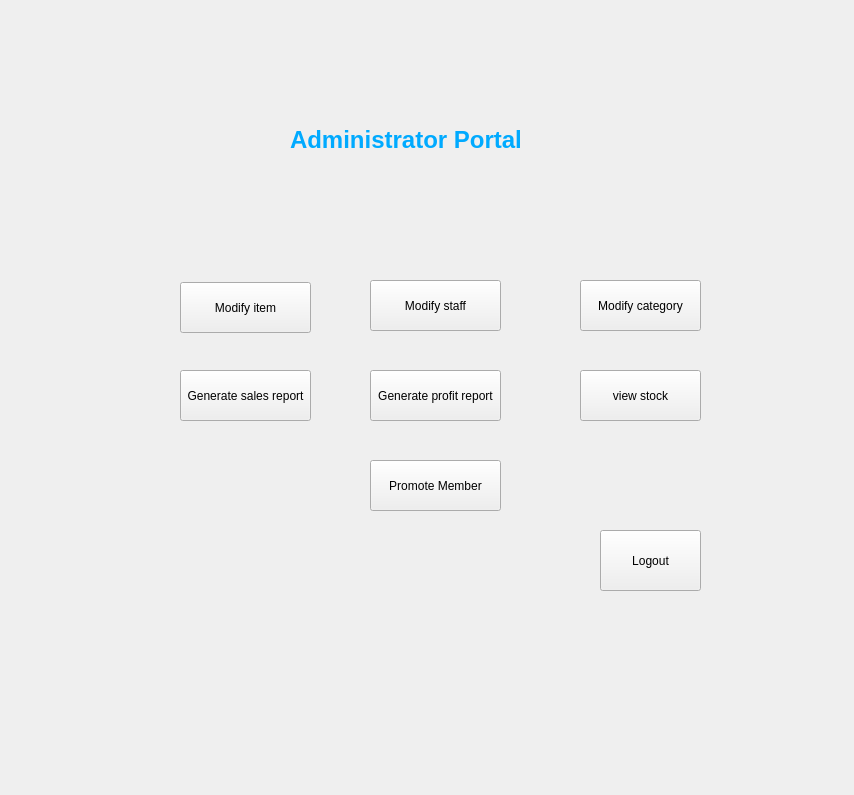
<?xml version="1.0" encoding="UTF-8"?>
<ui version="4.0">
 <class>AdminPortal</class>
 <widget class="QWidget" name="AdminPortal">
  <property name="geometry">
   <rect>
    <x>0</x>
    <y>0</y>
    <width>854</width>
    <height>795</height>
   </rect>
  </property>
  <property name="windowTitle">
   <string>AdminPortal</string>
  </property>
  <widget class="QPushButton" name="AdminGenerateSalesReport">
   <property name="geometry">
    <rect>
     <x>180</x>
     <y>370</y>
     <width>131</width>
     <height>51</height>
    </rect>
   </property>
   <property name="text">
    <string>Generate sales report</string>
   </property>
  </widget>
  <widget class="QPushButton" name="AdminGenerateProfitReport">
   <property name="geometry">
    <rect>
     <x>370</x>
     <y>370</y>
     <width>131</width>
     <height>51</height>
    </rect>
   </property>
   <property name="text">
    <string>Generate profit report</string>
   </property>
  </widget>
  <widget class="QPushButton" name="AdminModifyCategory">
   <property name="geometry">
    <rect>
     <x>580</x>
     <y>280</y>
     <width>121</width>
     <height>51</height>
    </rect>
   </property>
   <property name="text">
    <string>Modify category</string>
   </property>
  </widget>
  <widget class="QPushButton" name="AdminPromoteMember">
   <property name="geometry">
    <rect>
     <x>370</x>
     <y>460</y>
     <width>131</width>
     <height>51</height>
    </rect>
   </property>
   <property name="text">
    <string>Promote Member</string>
   </property>
  </widget>
  <widget class="QLabel" name="label">
   <property name="geometry">
    <rect>
     <x>290</x>
     <y>70</y>
     <width>481</width>
     <height>141</height>
    </rect>
   </property>
   <property name="text">
    <string>&lt;html&gt;&lt;head/&gt;&lt;body&gt;&lt;p&gt;&lt;span style=&quot; font-size:18pt; font-weight:600; color:#00aaff;&quot;&gt;Administrator Portal &lt;/span&gt;&lt;/p&gt;&lt;/body&gt;&lt;/html&gt;</string>
   </property>
  </widget>
  <widget class="QPushButton" name="AdminViewStock">
   <property name="geometry">
    <rect>
     <x>580</x>
     <y>370</y>
     <width>121</width>
     <height>51</height>
    </rect>
   </property>
   <property name="text">
    <string>view stock</string>
   </property>
  </widget>
  <widget class="QPushButton" name="adminModifyItem">
   <property name="geometry">
    <rect>
     <x>180</x>
     <y>282</y>
     <width>131</width>
     <height>51</height>
    </rect>
   </property>
   <property name="text">
    <string>Modify item</string>
   </property>
  </widget>
  <widget class="QPushButton" name="ADminModifyStaff">
   <property name="geometry">
    <rect>
     <x>370</x>
     <y>280</y>
     <width>131</width>
     <height>51</height>
    </rect>
   </property>
   <property name="text">
    <string>Modify staff</string>
   </property>
  </widget>
  <widget class="QPushButton" name="Logout">
   <property name="geometry">
    <rect>
     <x>600</x>
     <y>530</y>
     <width>101</width>
     <height>61</height>
    </rect>
   </property>
   <property name="text">
    <string>Logout</string>
   </property>
  </widget>
 </widget>
 <layoutdefault spacing="6" margin="11"/>
 <resources/>
 <connections>
  <connection>
   <sender>adminModifyItem</sender>
   <signal>clicked()</signal>
   <receiver>AdminPortal</receiver>
   <slot>ModifyitemPage()</slot>
   <hints>
    <hint type="sourcelabel">
     <x>245</x>
     <y>307</y>
    </hint>
    <hint type="destinationlabel">
     <x>426</x>
     <y>397</y>
    </hint>
   </hints>
  </connection>
  <connection>
   <sender>ADminModifyStaff</sender>
   <signal>clicked()</signal>
   <receiver>AdminPortal</receiver>
   <slot>modifystaffPage()</slot>
   <hints>
    <hint type="sourcelabel">
     <x>435</x>
     <y>305</y>
    </hint>
    <hint type="destinationlabel">
     <x>426</x>
     <y>397</y>
    </hint>
   </hints>
  </connection>
  <connection>
   <sender>AdminModifyCategory</sender>
   <signal>clicked()</signal>
   <receiver>AdminPortal</receiver>
   <slot>ModifycategoryPage()</slot>
   <hints>
    <hint type="sourcelabel">
     <x>640</x>
     <y>305</y>
    </hint>
    <hint type="destinationlabel">
     <x>426</x>
     <y>397</y>
    </hint>
   </hints>
  </connection>
  <connection>
   <sender>AdminGenerateProfitReport</sender>
   <signal>clicked()</signal>
   <receiver>AdminPortal</receiver>
   <slot>genProfitReportPage()</slot>
   <hints>
    <hint type="sourcelabel">
     <x>435</x>
     <y>395</y>
    </hint>
    <hint type="destinationlabel">
     <x>426</x>
     <y>397</y>
    </hint>
   </hints>
  </connection>
  <connection>
   <sender>AdminGenerateSalesReport</sender>
   <signal>clicked()</signal>
   <receiver>AdminPortal</receiver>
   <slot>gensalesreportPage()</slot>
   <hints>
    <hint type="sourcelabel">
     <x>245</x>
     <y>395</y>
    </hint>
    <hint type="destinationlabel">
     <x>426</x>
     <y>397</y>
    </hint>
   </hints>
  </connection>
  <connection>
   <sender>AdminViewStock</sender>
   <signal>clicked()</signal>
   <receiver>AdminPortal</receiver>
   <slot>ViewstockPage()</slot>
   <hints>
    <hint type="sourcelabel">
     <x>640</x>
     <y>395</y>
    </hint>
    <hint type="destinationlabel">
     <x>426</x>
     <y>397</y>
    </hint>
   </hints>
  </connection>
  <connection>
   <sender>AdminPromoteMember</sender>
   <signal>clicked()</signal>
   <receiver>AdminPortal</receiver>
   <slot>PromotememberPage()</slot>
   <hints>
    <hint type="sourcelabel">
     <x>435</x>
     <y>485</y>
    </hint>
    <hint type="destinationlabel">
     <x>426</x>
     <y>397</y>
    </hint>
   </hints>
  </connection>
  <connection>
   <sender>Logout</sender>
   <signal>clicked()</signal>
   <receiver>AdminPortal</receiver>
   <slot>LogoutPage()</slot>
   <hints>
    <hint type="sourcelabel">
     <x>650</x>
     <y>560</y>
    </hint>
    <hint type="destinationlabel">
     <x>426</x>
     <y>397</y>
    </hint>
   </hints>
  </connection>
 </connections>
 <slots>
  <slot>ModifyitemPage()</slot>
  <slot>modifystaffPage()</slot>
  <slot>PromotememberPage()</slot>
  <slot>ModifycategoryPage()</slot>
  <slot>gensalesreportPage()</slot>
  <slot>genProfitReportPage()</slot>
  <slot>ViewstockPage()</slot>
  <slot>LogoutPage()</slot>
 </slots>
</ui>
